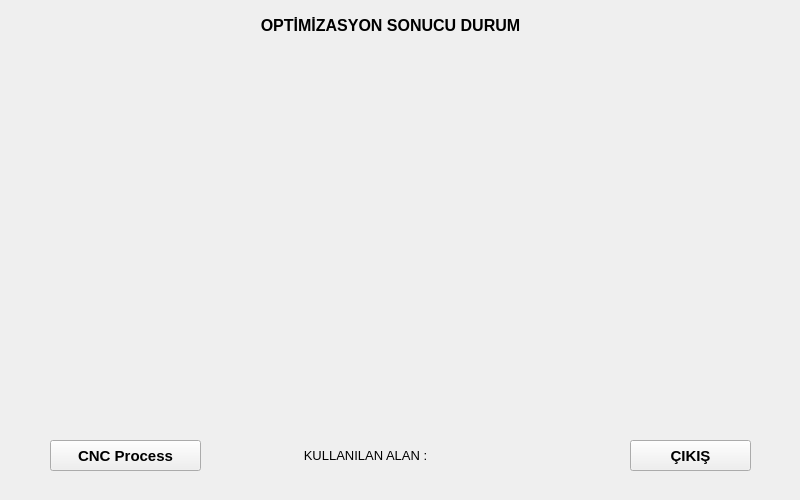
<?xml version="1.0" encoding="UTF-8"?>
<ui version="4.0">
 <class>hesap_widget</class>
 <widget class="QWidget" name="hesap_widget">
  <property name="geometry">
   <rect>
    <x>0</x>
    <y>0</y>
    <width>800</width>
    <height>500</height>
   </rect>
  </property>
  <property name="font">
   <font>
    <pointsize>8</pointsize>
   </font>
  </property>
  <property name="windowTitle">
   <string>Hesaplama</string>
  </property>
  <widget class="QLabel" name="label">
   <property name="geometry">
    <rect>
     <x>110</x>
     <y>10</y>
     <width>561</width>
     <height>31</height>
    </rect>
   </property>
   <property name="font">
    <font>
     <pointsize>12</pointsize>
     <bold>true</bold>
    </font>
   </property>
   <property name="text">
    <string>OPTİMİZASYON SONUCU DURUM</string>
   </property>
   <property name="alignment">
    <set>Qt::AlignCenter</set>
   </property>
  </widget>
  <widget class="QPushButton" name="exit_butonu">
   <property name="geometry">
    <rect>
     <x>630</x>
     <y>440</y>
     <width>121</width>
     <height>31</height>
    </rect>
   </property>
   <property name="font">
    <font>
     <pointsize>11</pointsize>
     <bold>true</bold>
    </font>
   </property>
   <property name="text">
    <string>ÇIKIŞ</string>
   </property>
  </widget>
  <widget class="QPushButton" name="cnc_butonu">
   <property name="geometry">
    <rect>
     <x>50</x>
     <y>440</y>
     <width>151</width>
     <height>31</height>
    </rect>
   </property>
   <property name="font">
    <font>
     <pointsize>11</pointsize>
     <bold>true</bold>
    </font>
   </property>
   <property name="text">
    <string>CNC Process</string>
   </property>
  </widget>
  <widget class="QLabel" name="alan">
   <property name="geometry">
    <rect>
     <x>230</x>
     <y>440</y>
     <width>271</width>
     <height>31</height>
    </rect>
   </property>
   <property name="font">
    <font>
     <pointsize>10</pointsize>
     <bold>false</bold>
    </font>
   </property>
   <property name="text">
    <string>KULLANILAN ALAN :</string>
   </property>
   <property name="alignment">
    <set>Qt::AlignCenter</set>
   </property>
  </widget>
 </widget>
 <resources/>
 <connections/>
</ui>
